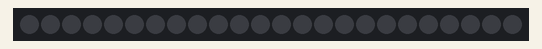
Simulated run of this sketch. Board: Arduino Uno, built with avr-gcc and run on an emulated ATmega328P. Parts: 24 RGB LEDs in strip order, left to right.

Above: at 0.1 s.
At 3.1 s:
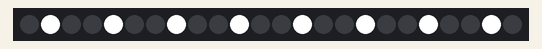
At 6.1 s:
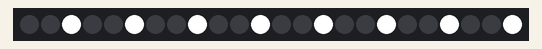
At 9.1 s:
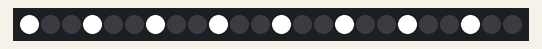

Measured:
- by itself, everything shown: repeats every 9.0 s, in 3 steps
- what the display in image 1 shows lasts 3.0 s, from 3.0 s to 6.0 s

The sketch:

led_test.ino
```cpp
#include <Adafruit_TLC5947.h>

//***************************************************
// For LED control, define the data ports
//***************************************************
// yellow: 45 --> data
// orange: 46 --> clk
// brown: 47 --> latch
#define data 45
#define clk 46
#define latch 47
//***************************************************
// Initialize the LED Controller
//***************************************************
Adafruit_TLC5947 domeTLC = Adafruit_TLC5947(1, clk, data, latch);
//***************************************************
// Set the Max brightness value of the LEDs
//***************************************************
#define NUM_LIGHTS 24

int ledMaxBright = 4095; // 4095 is MAX brightness
long int time_val;
int wait_val = 3000;
int light_vals[NUM_LIGHTS];


int yellow_lights[] = {0, 3, 6, 9, 12, 15, 18, 21};
int green_lights[] = {1, 4, 7, 10, 13, 16, 19, 22};
int red_lights[] = {2, 5, 8, 11, 14, 17, 20, 23};


void clear_all();
void turn_everything_on();
void write_lights();

void lights_yellow_on();
void lights_green_on();
void lights_red_on();

void setup() {
  domeTLC.begin(); //Start the LED Controller
  randomSeed(analogRead(0)); // random number seed for dome automation

  /* Set all lights to 0 */
  clear_all();

  /* Start timer and wait 3 seconds */
  time_val = millis();

}


int counter = 0;
void loop() {
    if (millis() - time_val > wait_val) {
      if (counter == 0) {
        lights_green_on();
      } else if (counter == 1) {
        lights_red_on();
      } else if(counter == 2) {
        lights_yellow_on();
        counter = -1;
      }

      counter++;
      time_val = millis();
    }
 }


void clear_all() {
    for (int i = 0; i < NUM_LIGHTS; i++) {
      light_vals[i] = 0;
    }
    write_lights();
}

void lights_green_on() {
  clear_all();
  for (int i = 0; i < NUM_LIGHTS/3; i++) {
    light_vals[green_lights[i]] = ledMaxBright;
  }
  write_lights();
}

void lights_red_on() {
  clear_all();
  for (int i = 0; i < NUM_LIGHTS/3; i++) {
    light_vals[red_lights[i]] = ledMaxBright;
  }
  write_lights();
}

void lights_yellow_on() {
  clear_all();
  for (int i = 0; i < NUM_LIGHTS/3; i++) {
    light_vals[yellow_lights[i]] = ledMaxBright;
  }
  write_lights();
}

void turn_everything_on() {
    for (int i = 0; i < NUM_LIGHTS; i++) {
      light_vals[i] = ledMaxBright;
    }
    write_lights();
}

void write_lights() {
  for (int i = 0; i < NUM_LIGHTS; i++) {
    domeTLC.setPWM(i, light_vals[i]);
  }
  domeTLC.write();
}
```
